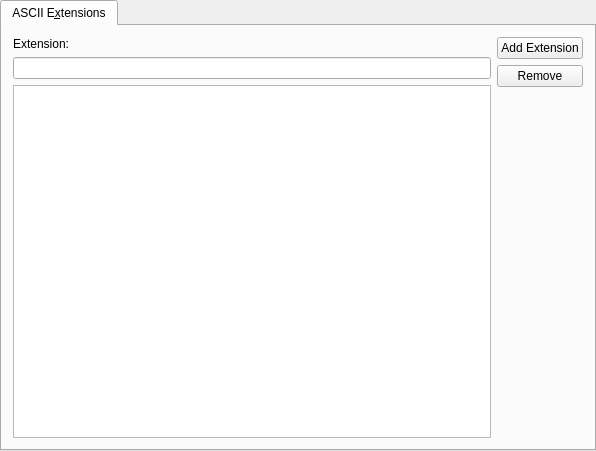
<ui version="4.0" >
 <class>ConfigFilterLayout</class>
 <widget class="QWidget" name="ConfigFilterLayout" >
  <property name="geometry" >
   <rect>
    <x>0</x>
    <y>0</y>
    <width>596</width>
    <height>451</height>
   </rect>
  </property>
  <property name="windowTitle" >
   <string></string>
  </property>
  <layout class="QGridLayout" >
   <property name="leftMargin" >
    <number>0</number>
   </property>
   <property name="topMargin" >
    <number>0</number>
   </property>
   <property name="rightMargin" >
    <number>0</number>
   </property>
   <property name="bottomMargin" >
    <number>0</number>
   </property>
   <item row="0" column="0" >
    <widget class="QTabWidget" name="tabWidget" >
     <widget class="QWidget" name="tab" >
      <attribute name="title" >
       <string>ASCII E&amp;xtensions</string>
      </attribute>
      <layout class="QGridLayout" >
       <item row="1" column="1" >
        <spacer>
         <property name="orientation" >
          <enum>Qt::Vertical</enum>
         </property>
         <property name="sizeType" >
          <enum>QSizePolicy::Expanding</enum>
         </property>
         <property name="sizeHint" >
          <size>
           <width>20</width>
           <height>212</height>
          </size>
         </property>
        </spacer>
       </item>
       <item row="0" column="1" >
        <layout class="QVBoxLayout" >
         <item>
          <widget class="KPushButton" name="addExtButton" >
           <property name="text" >
            <string>Add Extension</string>
           </property>
          </widget>
         </item>
         <item>
          <widget class="KPushButton" name="removeExtButton" >
           <property name="text" >
            <string>Remove</string>
           </property>
          </widget>
         </item>
        </layout>
       </item>
       <item rowspan="2" row="0" column="0" >
        <layout class="QVBoxLayout" >
         <item>
          <widget class="QLabel" name="textLabel1" >
           <property name="text" >
            <string>Extension:</string>
           </property>
           <property name="wordWrap" >
            <bool>false</bool>
           </property>
          </widget>
         </item>
         <item>
          <widget class="KLineEdit" name="newExtension" />
         </item>
         <item>
          <widget class="QListWidget" name="extensionList" />
         </item>
        </layout>
       </item>
      </layout>
     </widget>
    </widget>
   </item>
  </layout>
 </widget>
 <layoutdefault spacing="6" margin="11" />
 <pixmapfunction>qPixmapFromMimeSource</pixmapfunction>
 <customwidgets>
  <customwidget>
   <class>KLineEdit</class>
   <extends>QLineEdit</extends>
   <header>klineedit.h</header>
  </customwidget>
  <customwidget>
   <class>KPushButton</class>
   <extends>QPushButton</extends>
   <header>kpushbutton.h</header>
  </customwidget>
 </customwidgets>
 <includes>
  <include location="local" >kpushbutton.h</include>
  <include location="local" >klineedit.h</include>
  <include location="local" >k3listview.h</include>
 </includes>
 <resources/>
 <connections/>
</ui>
